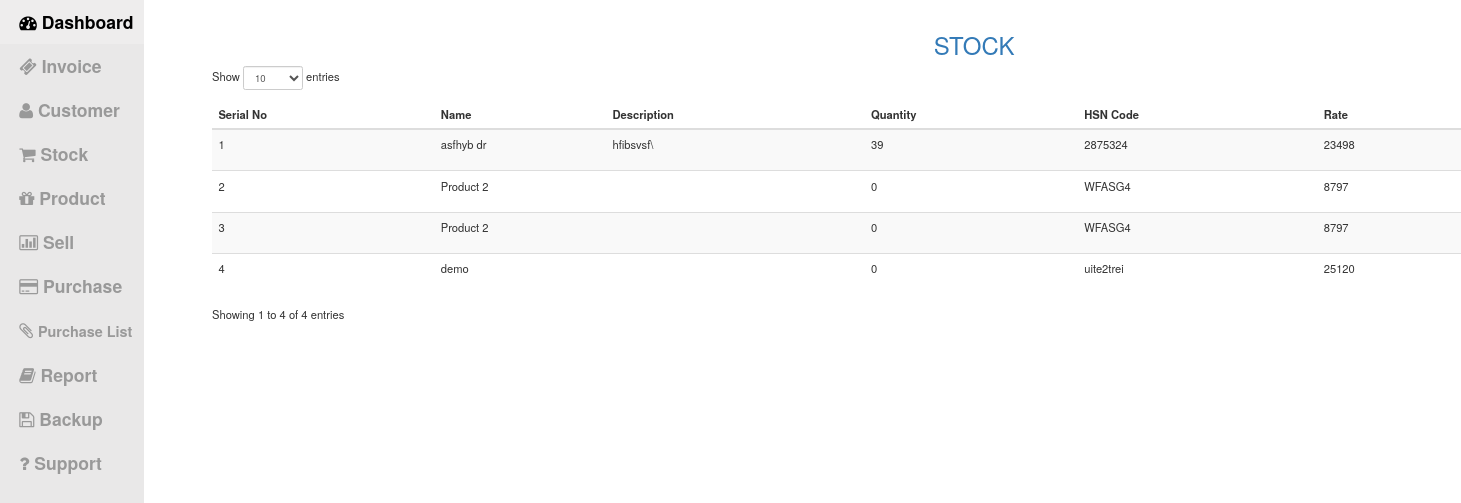
The page /stock.php on the database its author committed.
### tables this page shows
CREATE TABLE "product" (
	`id`	INTEGER NOT NULL PRIMARY KEY AUTOINCREMENT,
	`name`	TEXT,
	`des`	TEXT,
	`price`	REAL,
	`quantity`	INTEGER,
	`hsn`	TEXT
);

### include/idiorm.php (called while the page is built, shortened)
<?php
    class ORM implements ArrayAccess {
        protected static $_default_config = array(
            'connection_string' => 'sqlite::memory:',
            'id_column' => 'id',
            'id_column_overrides' => array(),
            'error_mode' => PDO::ERRMODE_EXCEPTION,
            'username' => null,
            'password' => null,
            'driver_options' => null,
            'identifier_quote_character' => null,
            'limit_clause_style' => null,
            'logging' => false,
            'logger' => null,
            'caching' => false,
            'caching_auto_clear' => false,
            'return_result_sets' => false,
        );
        protected static $_config = array();
        protected static $_db = array();
        protected static $_last_statement = null;
        protected $_connection_name;
        protected $_table_name;
        protected $_values = array();
        protected $_result_columns = array('*');
        protected $_join_sources = array();
        protected $_order_by = array();
        protected $_group_by = array();
        public static function configure($key, $value = null, $connection_name = self::DEFAULT_CONNECTION) {
            if (is_array($key)) {
                foreach ($key as $conf_key => $conf_value) {
                    self::configure($conf_key, $conf_value, $connection_name);
                }
            } else {
                if (is_null($value)) {
                    $value = $key;
                    $key = 'connection_string';
                }
                self::$_config[$connection_name][$key] = $value;
            }
        }
        public static function for_table($table_name, $connection_name = self::DEFAULT_CONNECTION) {
            return new self($table_name, array(), $connection_name);
        }
        protected static function _setup_db_config($connection_name) {
            if (!array_key_exists($connection_name, self::$_config)) {
                self::$_config[$connection_name] = self::$_default_config;
            }
        }
        public static function set_db($db, $connection_name = self::DEFAULT_CONNECTION) {
            self::$_db[$connection_name] = $db;
        }
        protected static function _setup_identifier_quote_character($connection_name) {
            if (is_null(self::$_config[$connection_name]['identifier_quote_character'])) {
                self::$_config[$connection_name]['identifier_quote_character'] =
                    self::_detect_identifier_quote_character($connection_name);
            }
        }
        public static function _setup_limit_clause_style($connection_name) {
            if (is_null(self::$_config[$connection_name]['limit_clause_style'])) {
                self::$_config[$connection_name]['limit_clause_style'] =
                    self::_detect_limit_clause_style($connection_name);
            }
        }
        protected static function _detect_identifier_quote_character($connection_name) {
            switch(self::get_db($connection_name)->getAttribute(PDO::ATTR_DRIVER_NAME)) {
                case 'mysql':
                case 'sqlite':
                case 'sqlite2':
                default:
                    return '`';
            }
        }
        protected static function _detect_limit_clause_style($connection_name) {
            switch(self::get_db($connection_name)->getAttribute(PDO::ATTR_DRIVER_NAME)) {
                default:
                    return ORM::LIMIT_STYLE_LIMIT;
            }
        }
        public static function get_db($connection_name = self::DEFAULT_CONNECTION) {
            return self::$_db[$connection_name];
        }
        public static function get_last_statement() {
            return self::$_last_statement;
        }
        protected static function _execute($query, $parameters = array(), $connection_name = self::DEFAULT_CONNECTION) {
            $statement = self::get_db($connection_name)->prepare($query);
            self::$_last_statement = $statement;
            $time = microtime(true);
            $q = $statement->execute();
            return $q;
        }
        protected static function _log_query($query, $parameters, $connection_name, $query_time) {
            if (!self::$_config[$connection_name]['logging']) {
                return false;
            }
            return true;
        }
        protected function __construct($table_name, $data = array(), $connection_name = self::DEFAULT_CONNECTION) {
            $this->_table_name = $table_name;
            $this->_connection_name = $connection_name;
        }
        public function find_array() {
            return $this->_run();
        }
        protected function _build_select() {
            return $this->_join_if_not_empty(" ", array(
                $this->_build_select_start(),
                $this->_build_join(),
                $this->_build_where(),
                $this->_build_group_by(),
                $this->_build_having(),
                $this->_build_order_by(),
                $this->_build_limit(),
                $this->_build_offset(),
            ));
        }
        protected function _build_select_start() {
            $fragment = 'SELECT ';
            $result_columns = join(', ', $this->_result_columns);
            $fragment .= "{$result_columns} FROM " . $this->_quote_identifier($this->_table_name);
            return $fragment;
        }
        protected function _build_join() {
            if (count($this->_join_sources) === 0) {
                return '';
            }
            return join(" ", $this->_join_sources);
        }
        protected function _build_where() {
            return $this->_build_conditions('where');
        }
        protected function _build_having() {
            return $this->_build_conditions('having');
        }
        protected function _build_group_by() {
            if (count($this->_group_by) === 0) {
                return '';
            }
            return "GROUP BY " . join(", ", $this->_group_by);
        }
        protected function _build_conditions($type) {
            $conditions_class_property_name = "_{$type}_conditions";
            if (count($this->$conditions_class_property_name) === 0) {
                return '';
            }
            $conditions = array();
            return strtoupper($type) . " " . join(" AND ", $conditions);
        }
        protected function _build_order_by() {
            if (count($this->_order_by) === 0) {
                return '';
            }
            return "ORDER BY " . join(", ", $this->_order_by);
        }
        protected function _build_limit() {
            $fragment = '';
            return $fragment;
        }
        protected function _build_offset() {
            return '';
        }
        protected function _join_if_not_empty($glue, $pieces) {
            $filtered_pieces = array();
            foreach ($pieces as $piece) {
                if (is_string($piece)) {
                    $piece = trim($piece);
                }
                if (!empty($piece)) {
                    $filtered_pieces[] = $piece;
                }
            }
            return join($glue, $filtered_pieces);
        }
        protected function _quote_one_identifier($identifier) {
            $parts = explode('.', $identifier);
            $parts = array_map(array($this, '_quote_identifier_part'), $parts);
            return join('.', $parts);
        }
        protected function _quote_identifier($identifier) {
            if (is_array($identifier)) {
                $result = array_map(array($this, '_quote_one_identifier'), $identifier);
                return join(', ', $result);
            } else {
                return $this->_quote_one_identifier($identifier);
            }
        }
        protected function _quote_identifier_part($part) {
            $quote_character = self::$_config[$this->_connection_name]['identifier_quote_character'];
            return $quote_character .
                   str_replace($quote_character,
                               $quote_character . $quote_character,
                               $part
                   ) . $quote_character;
        }
        protected function _run() {
            $query = $this->_build_select();
            $caching_enabled = self::$_config[$this->_connection_name]['caching'];
            self::_execute($query, $this->_values, $this->_connection_name);
            $statement = self::get_last_statement();
            $rows = array();
            while ($row = $statement->fetch(PDO::FETCH_ASSOC)) {
                $rows[] = $row;
            }
            return $rows;
        }
        private function _reset_idiorm_state() {
            $this->_values = array();
            $this->_result_columns = array('*');
        }
        public function __call($name, $arguments)
        {
            $method = strtolower(preg_replace('/([a-z])([A-Z])/', '$1_$2', $name));
            if (method_exists($this, $method)) {
                return call_user_func_array(array($this, $method), $arguments);
            } else {
                throw new IdiormMethodMissingException("Method $name() does not exist in class " . get_class($this));
            }
        }
    }

### stock.php (the view, shortened to what this page needs)
<?php include 'include/header.php' ?>
<div id="page-content-wrapper">
  <div class="container-fluid">
    <div class="text-center">
        <h2 class="text-primary">STOCK</h2>
    </div>
    <table id="myTable" class="table table-striped">
      <thead>
        <tr>
          <th>Serial No</th>
          <th>Name</th>
          <th>Description</th>
          <th>Quantity</th>
          <th>HSN Code</th>
          <th>Rate</th>
        </tr>
      </thead>
      <tbody>
<?php
      $product = ORM::for_table('product')->find_array();
      foreach($product as $row) {
        if($row['quantity'] < 2) {
          $status = "table-danger";
        } else if($row['quantity'] < 3) {
          $status = "table-warning";
        } else {
          $status = "table-success";
        }
?>
          <tr>
            <td>
              <?php echo $row['id'];?>
            </td>
            <td>
              <?php echo $row['name'];?>
            </td>
            <td>
              <?php echo $row['des'];?>
            </td>
            <td class="<?php echo $status; ?>">
              <?php echo $row['quantity'];?>
            </td>
            <td>
              <?php echo $row['hsn'];?>
            </td>
            <td>
              <?php echo $row['price'];?>
            </td>
          </tr>
          <?php } ?>
      </tbody>
    </table>
  </div>
</div>
<?php include 'include/footer.php' ?>

### css/main.css (style rules this page uses)
body { overflow-x: hidden; zoom: 80%; }
#page-content-wrapper { width: 120%; position: fixed; padding: 15px; left: 50px; }
#wrapper.toggled #page-content-wrapper { position: absolute; margin-right: -250px; }
@media (min-width:768px) { #page-content-wrapper { padding: 20px; position: relative; } }
@media (min-width:768px) { #wrapper.toggled #page-content-wrapper { position: relative; margin-right: 0; } }

### rows shown on the page
product: id "1", name "asfhyb dr", des "hfibsvsf\\", quantity "39", hsn "2875324", price "23498"
product: id "2", name "Product 2", quantity "0", hsn "WFASG4", price "8797"
product: id "3", name "Product 2", quantity "0", hsn "WFASG4", price "8797"
product: id "4", name "demo", quantity "0", hsn "uite2trei", price "25120"
